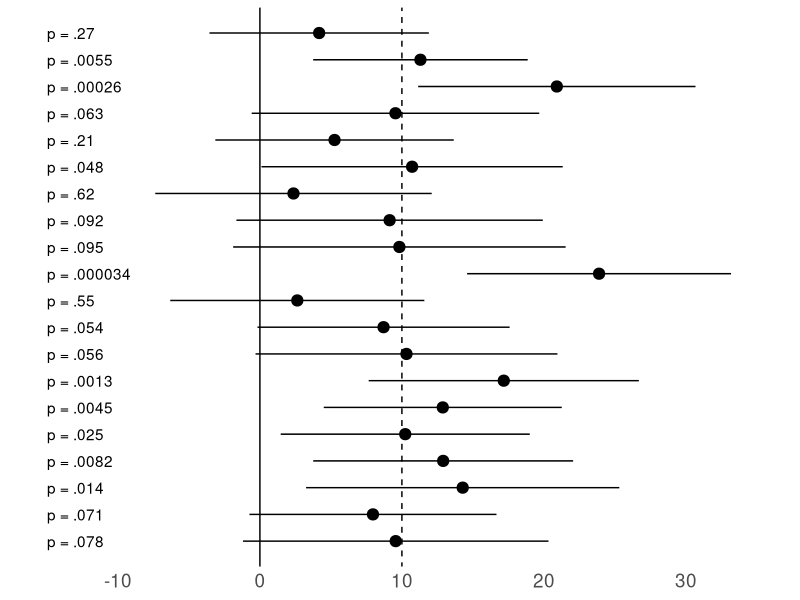

Reproduce this figure in R.
# This code was a demo in CH13, Modern Statistical Methods for HCI (2016)
# The idea was to show confidence interval will vary according to each sample

library(ggplot2) 
library(plyr)
replications <- 20
sampleSize <- 20
populationMean <- 10
populationSd <- 20
plotRange <- c(-15, 35)

createReplication <- function(replication) {
  #set.seed(replication) # uncomment this to get the same results each time
  obs <- rnorm(sampleSize, populationMean, populationSd)
  ttest <- t.test(obs)
  data.frame(mean = mean(obs), ci.lower = ttest[4]$conf.int[1],
             ci.upper = ttest[4]$conf.int[2], pvalue = ttest[3]$p.value)
} 

dance <- ldply(1:replications, createReplication)

format_p <- function(p) {
  paste("p =", substring(prettyNum(p, digits=2, scientific=FALSE), 2))
} 

ggplot(data = dance, aes(x = 1:replications, y = mean, label=format_p(pvalue))) +
  geom_pointrange(aes(ymin=ci.lower, ymax=ci.upper), size=0.7) +
  geom_text(y=plotRange[1], hjust=0) +
  geom_abline(intercept = 0, slope = 0) +
  geom_abline(intercept = populationMean, slope = 0, lty = 2) +
  ylim(plotRange) + coord_flip() +
  theme_bw() + theme(
    axis.title = element_blank(),
    axis.text.y = element_blank(),
    axis.ticks = element_blank(),
    panel.grid = element_blank(),
    panel.border = element_blank(),
    text = element_text(size=17))
